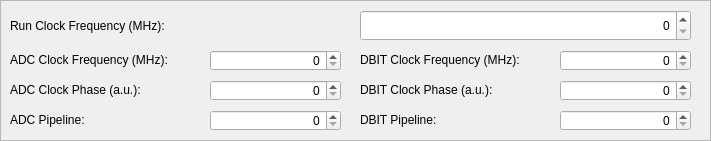
              <widget class="QFrame" name="frame_15">
               <property name="geometry">
                <rect>
                 <x>10</x>
                 <y>90</y>
                 <width>711</width>
                 <height>141</height>
                </rect>
               </property>
               <property name="frameShape">
                <enum>QFrame::StyledPanel</enum>
               </property>
               <property name="frameShadow">
                <enum>QFrame::Sunken</enum>
               </property>
               <widget class="QLabel" name="label_76">
                <property name="geometry">
                 <rect>
                  <x>360</x>
                  <y>110</y>
                  <width>111</width>
                  <height>19</height>
                 </rect>
                </property>
                <property name="text">
                 <string>DBIT Pipeline:</string>
                </property>
               </widget>
               <widget class="QSpinBox" name="spinBoxADCF">
                <property name="geometry">
                 <rect>
                  <x>210</x>
                  <y>50</y>
                  <width>131</width>
                  <height>21</height>
                 </rect>
                </property>
                <property name="alignment">
                 <set>Qt::AlignRight|Qt::AlignTrailing|Qt::AlignVCenter</set>
                </property>
               </widget>
               <widget class="QSpinBox" name="spinBoxDBITF">
                <property name="geometry">
                 <rect>
                  <x>560</x>
                  <y>50</y>
                  <width>131</width>
                  <height>21</height>
                 </rect>
                </property>
                <property name="alignment">
                 <set>Qt::AlignRight|Qt::AlignTrailing|Qt::AlignVCenter</set>
                </property>
                <property name="maximum">
                 <number>1000</number>
                </property>
               </widget>
               <widget class="QSpinBox" name="spinBoxADCPhase">
                <property name="geometry">
                 <rect>
                  <x>210</x>
                  <y>80</y>
                  <width>131</width>
                  <height>21</height>
                 </rect>
                </property>
                <property name="alignment">
                 <set>Qt::AlignRight|Qt::AlignTrailing|Qt::AlignVCenter</set>
                </property>
                <property name="maximum">
                 <number>159</number>
                </property>
               </widget>
               <widget class="QSpinBox" name="spinBoxDBITPhase">
                <property name="geometry">
                 <rect>
                  <x>560</x>
                  <y>80</y>
                  <width>131</width>
                  <height>21</height>
                 </rect>
                </property>
                <property name="alignment">
                 <set>Qt::AlignRight|Qt::AlignTrailing|Qt::AlignVCenter</set>
                </property>
                <property name="maximum">
                 <number>67</number>
                </property>
               </widget>
               <widget class="QLabel" name="label_70">
                <property name="geometry">
                 <rect>
                  <x>10</x>
                  <y>10</y>
                  <width>211</width>
                  <height>31</height>
                 </rect>
                </property>
                <property name="text">
                 <string>Run Clock Frequency (MHz):</string>
                </property>
               </widget>
               <widget class="QLabel" name="label_71">
                <property name="geometry">
                 <rect>
                  <x>10</x>
                  <y>50</y>
                  <width>191</width>
                  <height>19</height>
                 </rect>
                </property>
                <property name="text">
                 <string>ADC Clock Frequency (MHz):</string>
                </property>
               </widget>
               <widget class="QLabel" name="label_72">
                <property name="geometry">
                 <rect>
                  <x>10</x>
                  <y>80</y>
                  <width>171</width>
                  <height>19</height>
                 </rect>
                </property>
                <property name="text">
                 <string>ADC Clock Phase (a.u.):</string>
                </property>
               </widget>
               <widget class="QSpinBox" name="spinBoxRunF">
                <property name="geometry">
                 <rect>
                  <x>360</x>
                  <y>10</y>
                  <width>331</width>
                  <height>31</height>
                 </rect>
                </property>
                <property name="alignment">
                 <set>Qt::AlignRight|Qt::AlignTrailing|Qt::AlignVCenter</set>
                </property>
                <property name="maximum">
                 <number>1000</number>
                </property>
               </widget>
               <widget class="QLabel" name="label_75">
                <property name="geometry">
                 <rect>
                  <x>360</x>
                  <y>80</y>
                  <width>161</width>
                  <height>19</height>
                 </rect>
                </property>
                <property name="text">
                 <string>DBIT Clock Phase (a.u.):</string>
                </property>
               </widget>
               <widget class="QLabel" name="label_73">
                <property name="geometry">
                 <rect>
                  <x>10</x>
                  <y>110</y>
                  <width>131</width>
                  <height>19</height>
                 </rect>
                </property>
                <property name="text">
                 <string>ADC Pipeline:</string>
                </property>
               </widget>
               <widget class="QSpinBox" name="spinBoxDBITPipeline">
                <property name="geometry">
                 <rect>
                  <x>560</x>
                  <y>110</y>
                  <width>131</width>
                  <height>21</height>
                 </rect>
                </property>
                <property name="alignment">
                 <set>Qt::AlignRight|Qt::AlignTrailing|Qt::AlignVCenter</set>
                </property>
               </widget>
               <widget class="QLabel" name="label_74">
                <property name="geometry">
                 <rect>
                  <x>360</x>
                  <y>50</y>
                  <width>191</width>
                  <height>19</height>
                 </rect>
                </property>
                <property name="text">
                 <string>DBIT Clock Frequency (MHz):</string>
                </property>
               </widget>
               <widget class="QSpinBox" name="spinBoxADCPipeline">
                <property name="geometry">
                 <rect>
                  <x>210</x>
                  <y>110</y>
                  <width>131</width>
                  <height>21</height>
                 </rect>
                </property>
                <property name="alignment">
                 <set>Qt::AlignRight|Qt::AlignTrailing|Qt::AlignVCenter</set>
                </property>
               </widget>
              </widget>
